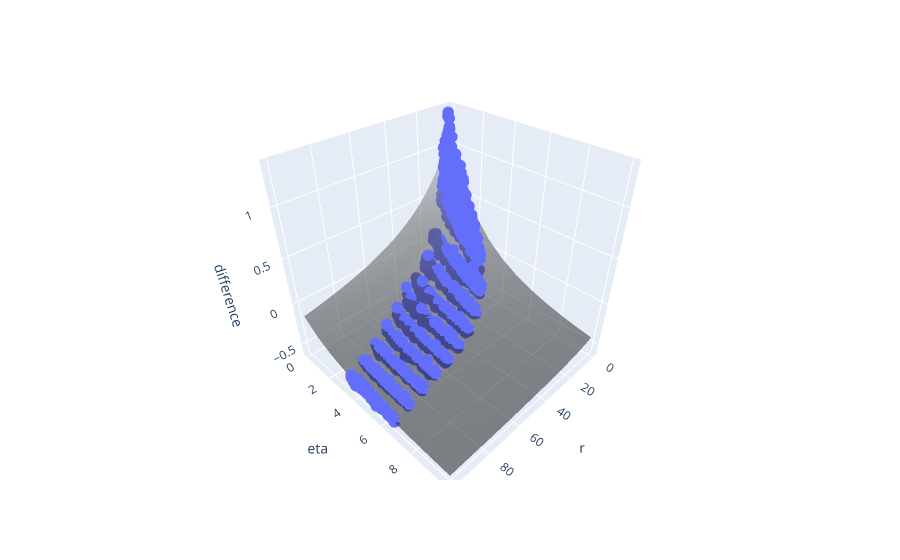

The cell this chart's notebook holds for it:
### Code cell
fig = px.scatter_3d(df, x='r', y='eta', z='difference')
fig.update_layout(scene=dict(aspectmode='cube'))

surface_trace = go.Surface(z=z, x=x, y=y, showscale=False, opacity=0.5, colorscale='gray')
fig.update_traces(marker={'size': 4}) 

# Add the surface plot trace to the existing figure
fig.add_trace(surface_trace)
fig.show()

### Figure 1 — Plotly figure (JSON) as saved in the notebook; plotly's stock layout.template omitted (floating-point values rounded to 4 significant figures; data arrays with more than 128 entries replaced by an {"elided": "..."} marker saying what was removed)
{"data": [{"hovertemplate": "r=%{x}<br>eta=%{y}<br>difference=%{z}<extra></extra>", "legendgroup": "", "marker": {"color": "#636efa", "size": 4, "symbol": "circle"}, "mode": "markers", "name": "", "scene": "scene", "showlegend": false, "type": "scatter3d", "x": {"elided": "1748 int values"}, "y": {"elided": "1748 float values"}, "z": {"elided": "1748 float values"}}, {"colorscale": [[0, "rgb(0, 0, 0)"], [0.09091, "rgb(16, 16, 16)"], [0.1818, "rgb(38, 38, 38)"], [0.2727, "rgb(59, 59, 59)"], [0.3636, "rgb(81, 80, 80)"], [0.4545, "rgb(102, 101, 101)"], [0.5455, "rgb(124, 123, 122)"], [0.6364, "rgb(146, 146, 145)"], [0.7273, "rgb(171, 171, 170)"], [0.8182, "rgb(197, 197, 195)"], [0.9091, "rgb(224, 224, 223)"], [1, "rgb(254, 254, 253)"]], "opacity": 0.5, "showscale": false, "type": "surface", "x": {"elided": "11x101 int values"}, "y": {"elided": "11x101 int values"}, "z": {"elided": "11x101 float values"}}], "layout": {"legend": {"tracegroupgap": 0}, "margin": {"t": 60}, "scene": {"aspectmode": "cube", "domain": {"x": [0, 1], "y": [0, 1]}, "xaxis": {"title": {"text": "r"}}, "yaxis": {"title": {"text": "eta"}}, "zaxis": {"title": {"text": "difference"}}}}}
